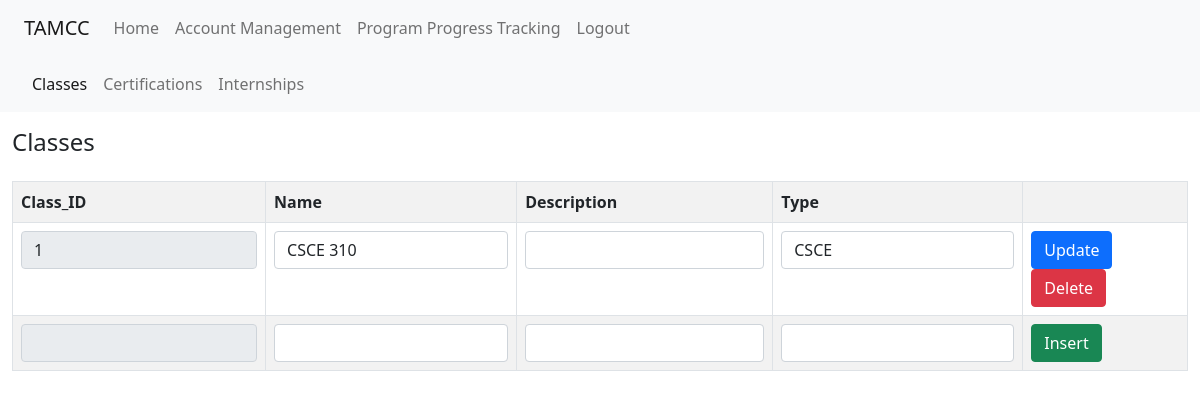
/admin/progress/classes.php (signed in), run on the app's committed database.
### tables this page shows
CREATE TABLE `Classes` (
  `Class_ID` int(11) NOT NULL,
  `Name` varchar(100) DEFAULT NULL,
  `Description` varchar(100) DEFAULT NULL,
  `Type` varchar(100) DEFAULT NULL
);

### progress_common/progressUtils.php (the view, shortened to what this page needs)
<?php
function buildEditableTable($conn, $query_str, $dropdown_cols=array(), $readonly_cols=array(), $uin=-1) {
    $result = $conn->query($query_str);
    if ($result->num_rows >= 0) {
        $columns = $result->fetch_fields();
        echo '<table class="table table-bordered table-striped table-hover w-auto"><tr>';
        foreach ($columns as $column) {
            echo '<th>' . $column->name . '</th>';
        }
        echo '<th></th>';
        echo '</tr>';
        while ($row = $result->fetch_assoc()) {
            echo '<tr>';
            echo '<form method="post">';
            foreach ($row as $key => $value) {
                if (array_key_exists($key, $dropdown_cols)) {
                    echo '<td>';
                    echo '<select class="form-select form-select w-auto" name="' . $key . '">';
                    dropdownFromSql($conn, $dropdown_cols[$key]["query_str"], $dropdown_cols[$key]["value_col"], $dropdown_cols[$key]["label_col"], $value, null);
                    echo '</select>';
                    echo '</td>';
                }
                else if (in_array($key, $readonly_cols)) {
                    echo '<td><input readonly class="form-control form-control" type="text" name="' . $key . '" value="' . $value . '"></td>';
                }
                else {
                    echo '<td><input class="form-control form-control" type="text" name="' . $key . '" value="' . $value . '" required></td>';
                }
            }
            echo '<td><input class="btn btn-primary" type="submit" name="update" value="Update">';
            echo '<input type="submit" class="btn btn-danger" name="delete" value="Delete"></td>';
            echo '</form>';
            echo '</tr>';
        }
        echo '<tr>';
        echo '<form method="post">';
        foreach ($columns as $column) {
            $key = $column->name;
            if (array_key_exists($key, $dropdown_cols)) {
                echo '<td>';
                echo '<select class="form-select" name="' . $key . '">';
                dropdownFromSql($conn, $dropdown_cols[$key]["query_str"], $dropdown_cols[$key]["value_col"], $dropdown_cols[$key]["label_col"], null, null);
                echo '</select>';
                echo '</td>';
            }
            else if (in_array($key, $readonly_cols)) {
                if ($key == "UIN") {
                    echo '<td><input readonly class="form-control" type="text" name="' . $key . '" value="' . $uin . '"></td>';
                }
                else {
                    echo '<td><input readonly class="form-control" type="text" name="' . $key . '"></td>';
                }
            }
            else {
                echo '<td><input class="form-control" type="text" name="' . $key . '" required></td>';
            }
        }
        echo '<td><input class="btn btn-success" type="submit" name="insert" value="Insert"></td>';
        echo '</form>';
        echo '</tr>';
        echo '</table>';
    } else {
        echo "No results found";
    }
}
?>

### data on the page
classes: Class_ID "1", Name "CSCE 310", Type "CSCE"

### other printed values
$column->name "Class_ID"
$column->name "Name"
$column->name "Description"
$column->name "Type"
